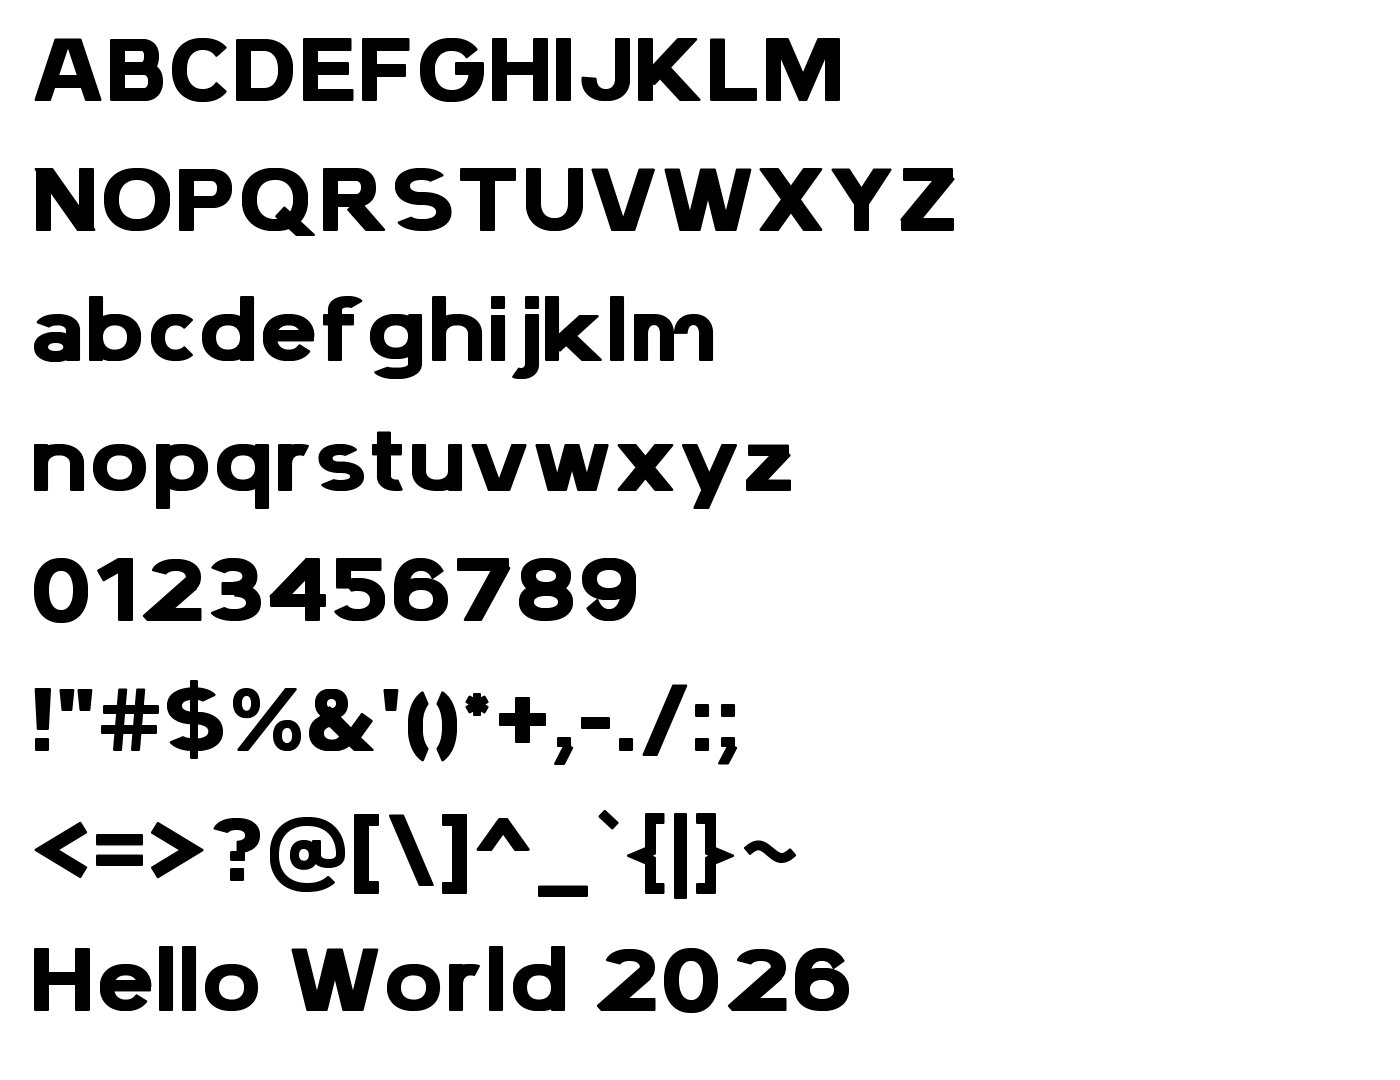

Here is the Python script that generated this plot:
import sys
from PIL import Image, ImageDraw, ImageFont
f = ImageFont.truetype(sys.argv[1], 90)
lines = ["ABCDEFGHIJKLM", "NOPQRSTUVWXYZ", "abcdefghijklm", "nopqrstuvwxyz", "0123456789", "!\"#$%&'()*+,-./:;", "<=>?@[\\]^_`{|}~", "Hello World 2026"]
img = Image.new('RGB', (1400, 130*len(lines)+40), 'white'); d = ImageDraw.Draw(img)
for i, l in enumerate(lines): d.text((30, 20+i*130), l, font=f, fill='black')
img.save(sys.argv[2])
